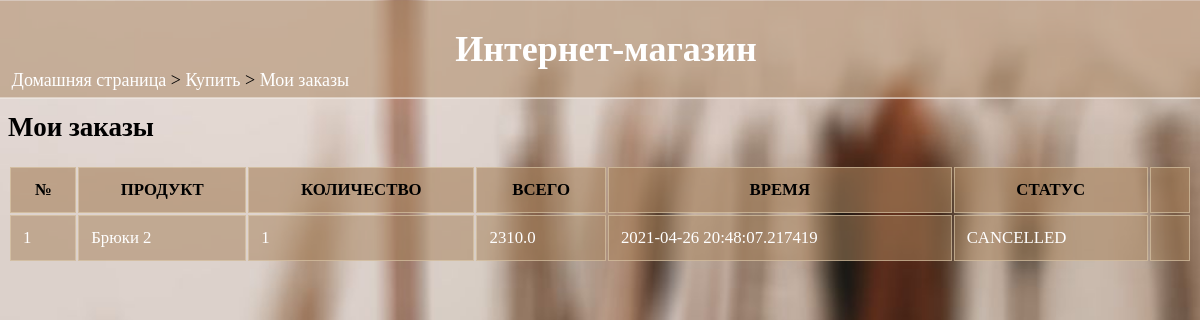
The app's page /buy/myorders/ (signed in) with its own data.
### data/orders.py (models this page shows)
class Order(SqlAlchemyBase):
    __tablename__ = 'orders'
    orderID = sqlalchemy.Column(sqlalchemy.Integer, primary_key=True, autoincrement=True)
    custID = sqlalchemy.Column(sqlalchemy.Integer, sqlalchemy.ForeignKey("users.custID"))
    prodID = sqlalchemy.Column(sqlalchemy.Integer, sqlalchemy.ForeignKey("product.prodID"))
    quantity = sqlalchemy.Column(sqlalchemy.Integer)
    date = sqlalchemy.Column(sqlalchemy.DateTime, default=datetime.datetime.now)
    cost_price = sqlalchemy.Column(sqlalchemy.Float)
    sell_price = sqlalchemy.Column(sqlalchemy.Float)
    status = sqlalchemy.Column(sqlalchemy.Integer)

### data/product.py (models this page shows)
class Product(SqlAlchemyBase, UserMixin):
    __tablename__ = 'product'
    prodID = sqlalchemy.Column(sqlalchemy.Integer, primary_key=True, autoincrement=True)
    name = sqlalchemy.Column(sqlalchemy.String)
    quantity = sqlalchemy.Column(sqlalchemy.Integer)
    category = sqlalchemy.Column(sqlalchemy.String)
    cost_price = sqlalchemy.Column(sqlalchemy.Float)
    sell_price = sqlalchemy.Column(sqlalchemy.Float)
    description = sqlalchemy.Column(sqlalchemy.String)
    sellID = sqlalchemy.Column(sqlalchemy.Integer, sqlalchemy.ForeignKey("sellers.sellID"))

### shop.py (the view)
@app.route("/buy/myorders/")
def my_orders():
    if 'userid' not in session:
        return redirect(url_for('home'))
    if session['type'] == "Seller":
        abort(403)
    res = customer_orders(session['userid'])
    return render_template('my_orders.html', orders=res)

### data/db_session.py (called while the page is built)
def create_session() -> Session:
    global __factory
    return __factory()

### shop.py (called while the page is built)
def customer_orders(custID):
    res = []
    db_sess = db_session.create_session()
    o = db_sess.query(Order.orderID, Order.prodID, Product.name, Order.quantity, Order.sell_price, Order.date,
                      Order.status).filter(Order.prodID == Product.prodID, Order.custID == custID,
                                           Order.status != 'RECIEVED').order_by(Order.date.desc()).all()
    if len(o) != 0:
        for i in o:
            res.append(i)
        return res
    else:
        res = ''
        return res

### templates/my_orders.html (shortened to what this page needs)
<html>
<head>
  <link rel="stylesheet" href="{{url_for('static', filename='main.css')}}">
</head>
<body>
  <div class="sticky">
    <h1>Интернет-магазин</h1>
  </div>
  <div class="nav">
  <p><a href="/">Домашняя страница</a> > <a href="/buy">Купить</a> > <a href="">Мои заказы</a></p>
  </div>
  <h2>Мои заказы</h2>
  {% if orders|length==0 %}
  <p>У Вас пока нет заказов</p>
  {% else %}
  <table>
    <tr>
      <th>№</th><th>ПРОДУКТ</th><th>КОЛИЧЕСТВО</th><th>ВСЕГО</th><th>ВРЕМЯ</th><th>СТАТУС</th><th></th>
    </tr>
    {% set cnt={'val':1} %}
    {% for i in orders %}
    <tr>
      <td>{{cnt['val']}}</td><td><a href="/viewproduct/{{i[1]}}">{{i[2]}}</a></td><td>{{i[3]}}</td>
      <td>{{i[4]}}</td><td>{{i[5]}}</td><td>{{i[6]}}</td>
      {% if i[6]=="PLACED" %}
      <td><p class="press"><a href="/cancel/{{i[0]}}">Отменить заказ</a></p></td>
      {% elif i[6]=="DISPACHED" %}
      <td><p class="press"><a href="/recieve/{{i[0]}}">Подтвердить получение</a></p></td>
      {% else %}
      <td></td>
      {% endif %}
    </tr>
    {% endfor %}
  </table>
  {% endif %}
</body>
</html>

### static/main.css (style rules this page uses)
div.sticky { position: -webkit-sticky; position: sticky; top: 0.2px; margin: -0.7vw; background-color: rgba(167, 130, 93, 0.5); color: white; padding: 0.3vw; font-size: 1.5vw; text-align: center; border-bottom: 1px solid white; font-family: 'Times New Roman'; }
div.sticky h1 { padding-left:1vw; }
body { font-family:'Times New Roman'; font-size: 1.5vw; background-image: url('background2.jpg'); background-size: cover; background-repeat: no-repeat; background-attachment: fixed; color: black; max-width: 100%; overflow-x: hidden; }
div.nav { position: fixed; display: block; top: 5vw; margin:-0.7vw; padding-left:1vw; border:none; overflow: hidden; }
div.nav a { text-decoration: none; color: white; }
table { width: 100%; font-size: 1.4vw; }
th { border: 1px solid rgba(224, 207, 177, 0.589); padding: 1vw; text-align: center; background-color: rgba(167, 130, 93, 0.616); color: black; }
td { border: 1px solid rgba(224, 207, 177, 0.589); padding:1vw; text-align: left; background-color: rgba(167, 130, 93, 0.521); color: white; word-wrap: break-word; }
td a { text-decoration: none; color: white; }
a { text-decoration: none; color: white; }

### records on screen
Order: val "1", name "Брюки 2", quantity "1", sell_price "2310.0", date "2021-04-26 20:48:07.217419", status "CANCELLED"
